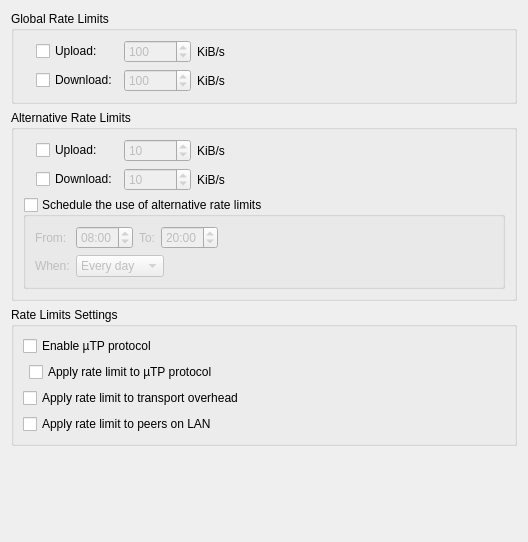
          <widget class="QWidget" name="scrollAreaWidgetContents_9">
           <property name="geometry">
            <rect>
             <x>0</x>
             <y>0</y>
             <width>528</width>
             <height>542</height>
            </rect>
           </property>
           <layout class="QVBoxLayout" name="verticalLayout_5">
            <item>
             <widget class="QGroupBox" name="rateLimitBox">
              <property name="title">
               <string>Global Rate Limits</string>
              </property>
              <layout class="QGridLayout" name="rateLimitBoxLayout">
               <item row="0" column="2">
                <widget class="QSpinBox" name="spinUploadLimit">
                 <property name="enabled">
                  <bool>false</bool>
                 </property>
                 <property name="minimum">
                  <number>1</number>
                 </property>
                 <property name="maximum">
                  <number>1000000</number>
                 </property>
                 <property name="value">
                  <number>100</number>
                 </property>
                </widget>
               </item>
               <item row="0" column="1">
                <widget class="QCheckBox" name="checkUploadLimit">
                 <property name="text">
                  <string>Upload:</string>
                 </property>
                </widget>
               </item>
               <item row="0" column="3">
                <widget class="QLabel" name="label_10">
                 <property name="text">
                  <string>KiB/s</string>
                 </property>
                </widget>
               </item>
               <item row="1" column="2">
                <widget class="QSpinBox" name="spinDownloadLimit">
                 <property name="enabled">
                  <bool>false</bool>
                 </property>
                 <property name="minimum">
                  <number>1</number>
                 </property>
                 <property name="maximum">
                  <number>1000000</number>
                 </property>
                 <property name="value">
                  <number>100</number>
                 </property>
                </widget>
               </item>
               <item row="1" column="3">
                <widget class="QLabel" name="label_13">
                 <property name="text">
                  <string>KiB/s</string>
                 </property>
                </widget>
               </item>
               <item row="0" column="0" rowspan="2">
                <widget class="QLabel" name="label_5">
                 <property name="pixmap">
                  <pixmap resource="../icons.qrc">:/icons/slow_off.png</pixmap>
                 </property>
                </widget>
               </item>
               <item row="1" column="1">
                <widget class="QCheckBox" name="checkDownloadLimit">
                 <property name="text">
                  <string>Download:</string>
                 </property>
                </widget>
               </item>
               <item row="0" column="4">
                <spacer name="horizontalSpacer">
                 <property name="orientation">
                  <enum>Qt::Horizontal</enum>
                 </property>
                 <property name="sizeHint" stdset="0">
                  <size>
                   <width>40</width>
                   <height>20</height>
                  </size>
                 </property>
                </spacer>
               </item>
              </layout>
             </widget>
            </item>
            <item>
             <widget class="QGroupBox" name="altRateLimitBox">
              <property name="title">
               <string>Alternative Rate Limits</string>
              </property>
              <layout class="QGridLayout" name="gridLayout_6">
               <item row="2" column="0" colspan="5">
                <widget class="QGroupBox" name="check_schedule">
                 <property name="title">
                  <string>Schedule the use of alternative rate limits</string>
                 </property>
                 <property name="checkable">
                  <bool>true</bool>
                 </property>
                 <property name="checked">
                  <bool>false</bool>
                 </property>
                 <layout class="QGridLayout" name="gridLayout_7">
                  <item row="0" column="0">
                   <widget class="QLabel" name="label_6">
                    <property name="text">
                     <string extracomment="from (time1 to time2)">From:</string>
                    </property>
                   </widget>
                  </item>
                  <item row="0" column="3">
                   <widget class="QTimeEdit" name="schedule_to">
                    <property name="wrapping">
                     <bool>true</bool>
                    </property>
                    <property name="displayFormat">
                     <string notr="true">hh:mm</string>
                    </property>
                    <property name="time">
                     <time>
                      <hour>20</hour>
                      <minute>0</minute>
                      <second>0</second>
                     </time>
                    </property>
                   </widget>
                  </item>
                  <item row="0" column="2">
                   <widget class="QLabel" name="label_17">
                    <property name="text">
                     <string extracomment="time1 to time2">To:</string>
                    </property>
                   </widget>
                  </item>
                  <item row="0" column="1">
                   <widget class="QTimeEdit" name="schedule_from">
                    <property name="wrapping">
                     <bool>true</bool>
                    </property>
                    <property name="displayFormat">
                     <string notr="true">hh:mm</string>
                    </property>
                    <property name="calendarPopup">
                     <bool>false</bool>
                    </property>
                    <property name="time">
                     <time>
                      <hour>8</hour>
                      <minute>0</minute>
                      <second>0</second>
                     </time>
                    </property>
                   </widget>
                  </item>
                  <item row="1" column="0">
                   <widget class="QLabel" name="label_18">
                    <property name="text">
                     <string>When:</string>
                    </property>
                   </widget>
                  </item>
                  <item row="1" column="1" colspan="3">
                   <widget class="QComboBox" name="schedule_days">
                    <property name="sizePolicy">
                     <sizepolicy hsizetype="Fixed" vsizetype="Fixed">
                      <horstretch>0</horstretch>
                      <verstretch>0</verstretch>
                     </sizepolicy>
                    </property>
                    <item>
                     <property name="text">
                      <string>Every day</string>
                     </property>
                    </item>
                    <item>
                     <property name="text">
                      <string>Weekdays</string>
                     </property>
                    </item>
                    <item>
                     <property name="text">
                      <string>Weekends</string>
                     </property>
                    </item>
                   </widget>
                  </item>
                  <item row="0" column="4">
                   <spacer name="horizontalSpacer_8">
                    <property name="orientation">
                     <enum>Qt::Horizontal</enum>
                    </property>
                    <property name="sizeHint" stdset="0">
                     <size>
                      <width>40</width>
                      <height>20</height>
                     </size>
                    </property>
                   </spacer>
                  </item>
                 </layout>
                </widget>
               </item>
               <item row="0" column="0" rowspan="2">
                <widget class="QLabel" name="label_16">
                 <property name="pixmap">
                  <pixmap resource="../icons.qrc">:/icons/slow.png</pixmap>
                 </property>
                </widget>
               </item>
               <item row="0" column="1">
                <widget class="QCheckBox" name="checkUploadLimitAlt">
                 <property name="text">
                  <string>Upload:</string>
                 </property>
                </widget>
               </item>
               <item row="1" column="1">
                <widget class="QCheckBox" name="checkDownloadLimitAlt">
                 <property name="text">
                  <string>Download:</string>
                 </property>
                </widget>
               </item>
               <item row="0" column="2">
                <widget class="QSpinBox" name="spinUploadLimitAlt">
                 <property name="enabled">
                  <bool>false</bool>
                 </property>
                 <property name="minimum">
                  <number>1</number>
                 </property>
                 <property name="maximum">
                  <number>1000000</number>
                 </property>
                 <property name="value">
                  <number>10</number>
                 </property>
                </widget>
               </item>
               <item row="1" column="2">
                <widget class="QSpinBox" name="spinDownloadLimitAlt">
                 <property name="enabled">
                  <bool>false</bool>
                 </property>
                 <property name="minimum">
                  <number>1</number>
                 </property>
                 <property name="maximum">
                  <number>1000000</number>
                 </property>
                 <property name="value">
                  <number>10</number>
                 </property>
                </widget>
               </item>
               <item row="0" column="3">
                <widget class="QLabel" name="label_14">
                 <property name="text">
                  <string>KiB/s</string>
                 </property>
                </widget>
               </item>
               <item row="1" column="3">
                <widget class="QLabel" name="label_15">
                 <property name="text">
                  <string>KiB/s</string>
                 </property>
                </widget>
               </item>
               <item row="0" column="4">
                <spacer name="horizontalSpacer_5">
                 <property name="orientation">
                  <enum>Qt::Horizontal</enum>
                 </property>
                 <property name="sizeHint" stdset="0">
                  <size>
                   <width>40</width>
                   <height>20</height>
                  </size>
                 </property>
                </spacer>
               </item>
              </layout>
             </widget>
            </item>
            <item>
             <widget class="QGroupBox" name="rateLimitsGroupBox">
              <property name="title">
               <string>Rate Limits Settings</string>
              </property>
              <layout class="QGridLayout" name="gridLayout_8">
               <item row="4" column="0" colspan="3">
                <widget class="QCheckBox" name="checkLimitLocalPeerRate">
                 <property name="text">
                  <string>Apply rate limit to peers on LAN</string>
                 </property>
                </widget>
               </item>
               <item row="3" column="0" colspan="3">
                <widget class="QCheckBox" name="checkLimitTransportOverhead">
                 <property name="text">
                  <string>Apply rate limit to transport overhead</string>
                 </property>
                </widget>
               </item>
               <item row="0" column="0" colspan="3">
                <widget class="QCheckBox" name="checkuTP">
                 <property name="text">
                  <string>Enable µTP protocol</string>
                 </property>
                </widget>
               </item>
               <item row="2" column="1">
                <widget class="QCheckBox" name="checkLimituTPConnections">
                 <property name="text">
                  <string>Apply rate limit to µTP protocol</string>
                 </property>
                </widget>
               </item>
               <item row="2" column="2">
                <spacer name="horizontalSpacer_9">
                 <property name="orientation">
                  <enum>Qt::Horizontal</enum>
                 </property>
                 <property name="sizeHint" stdset="0">
                  <size>
                   <width>40</width>
                   <height>20</height>
                  </size>
                 </property>
                </spacer>
               </item>
              </layout>
             </widget>
            </item>
            <item>
             <spacer name="verticalSpacer_2">
              <property name="orientation">
               <enum>Qt::Vertical</enum>
              </property>
              <property name="sizeHint" stdset="0">
               <size>
                <width>20</width>
                <height>40</height>
               </size>
              </property>
             </spacer>
            </item>
           </layout>
          </widget>
